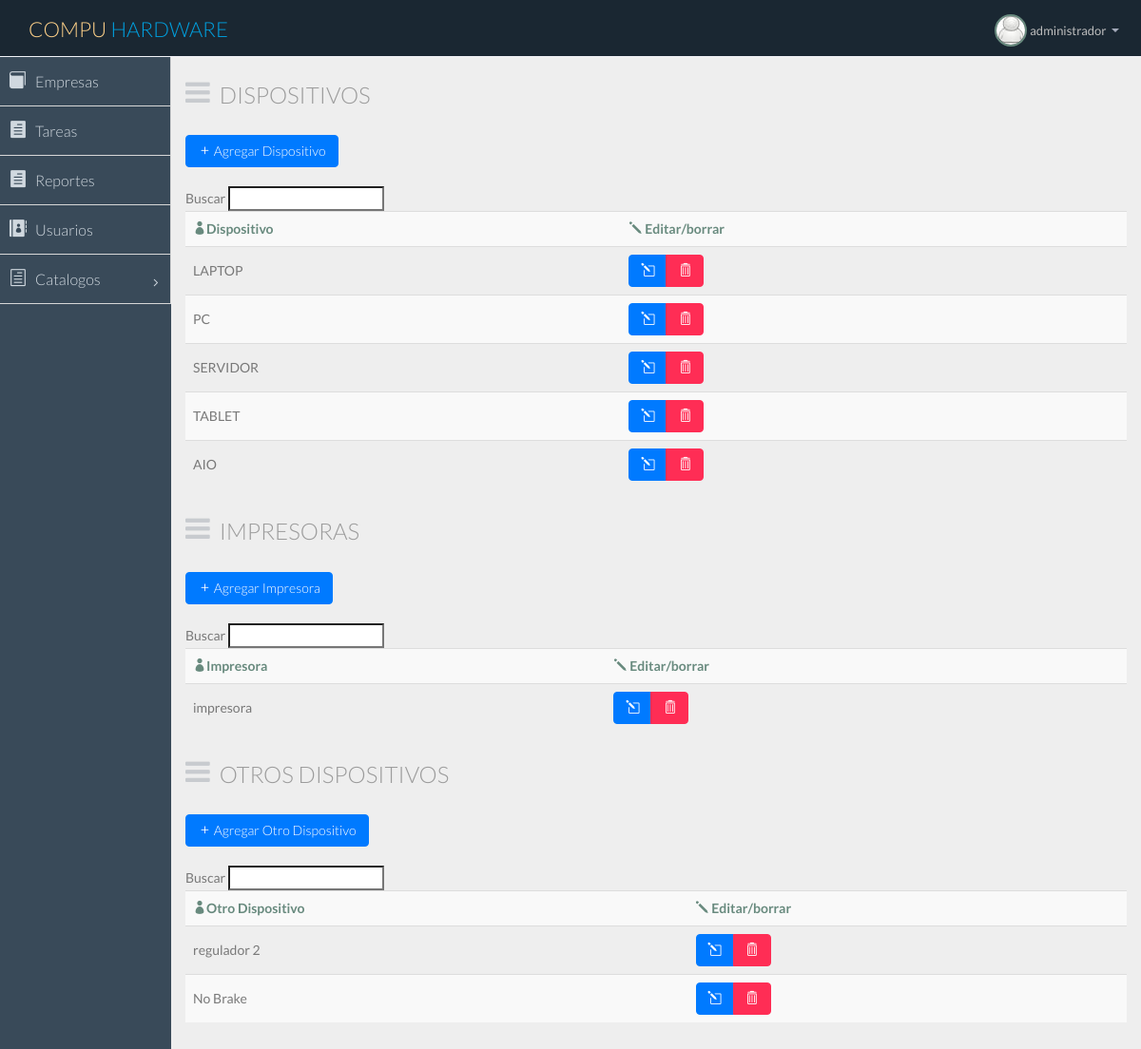
Page /view/catalogo_equipo.php (signed in) on the committed database.
### tables this page shows
CREATE TABLE IF NOT EXISTS `tipo_dispositivo` (
  `id_tipo_dispositivo` int(11) NOT NULL AUTO_INCREMENT,
  `tipo` varchar(100) NOT NULL,
  `persona_creacion` int(11) DEFAULT NULL,
  `fecha_creacion` datetime DEFAULT NULL,
  `persona_modificacion` int(11) DEFAULT NULL,
  `fecha_modificacion` datetime DEFAULT NULL,
  `activo` tinyint(1) DEFAULT NULL,
  PRIMARY KEY (`id_tipo_dispositivo`)
);

CREATE TABLE IF NOT EXISTS `tipo_impresora` (
  `id_tipo_impresora` int(11) NOT NULL AUTO_INCREMENT,
  `tipo` varchar(100) NOT NULL,
  `persona_creacion` int(11) DEFAULT NULL,
  `fecha_creacion` datetime DEFAULT NULL,
  `persona_modificacion` int(11) DEFAULT NULL,
  `fecha_modificacion` datetime DEFAULT NULL,
  `activo` tinyint(1) DEFAULT NULL,
  PRIMARY KEY (`id_tipo_impresora`)
);

CREATE TABLE IF NOT EXISTS `tipo_otro_dispositivo` (
  `id_tipo_otro_dispositivo` int(11) NOT NULL AUTO_INCREMENT,
  `tipo` varchar(100) NOT NULL,
  `persona_creacion` int(11) DEFAULT NULL,
  `fecha_creacion` datetime DEFAULT NULL,
  `persona_modificacion` int(11) DEFAULT NULL,
  `fecha_modificacion` datetime DEFAULT NULL,
  `activo` tinyint(1) DEFAULT NULL,
  PRIMARY KEY (`id_tipo_otro_dispositivo`)
);

### view/catalogo_equipo.php (the view, shortened to what this page needs)
<?php
if (isset($_SESSION['nombre'])) {
?>
<!DOCTYPE html>
<html lang="en">
<html lang="es">
<?php
include 'header.php';
?>
<body>
<section id="container" class="">
<?php
include 'menu.php';
?>
<section id="main-content">
<section class="wrapper">
<div class="row">
    <div class="col-lg-10">
        <h3 class="page-header"><i class="fa fa fa-bars"></i> Dispositivos</h3>
        <?php
        if ($_SESSION['tipo_usuario'] == 1) {
            ?>
            <td><a class="btn btn-primary" href="../forms/formTipoDispositivo.php"> <span
                        class="icon_plus"></span> Agregar Dispositivo</a></td>
        <?php
        }
        ?>
    </div>
</div>
<br>
<?php include '../libs/conexion.php';
$tablaDeMysql = "tipo_dispositivo";
$consulta = "SELECT * FROM " . $tablaDeMysql . " WHERE activo LIKE 1";
$resultado = $mysqli->query($consulta);
?>
<form>
    Buscar <input id="searchTerm" type="text" onkeyup="doSearch()"/>
</form>
<table id="datos" class="table table-striped table-advance table-hover">
    <tbody>
    <tr>
        <th><i class="icon_profile"></i>Dispositivo</th>
        <?php
        if ($_SESSION['tipo_usuario'] == 1) {
            ?>
            <th><i class="icon_pencil"></i> Editar/borrar</th>
        <?php
        }
        ?>
    </tr>
    <?php
    while ($row = mysqli_fetch_row($resultado)) {
        ?>
        <tr>
            <td><?php echo $row[1]; ?></td>
            <?php
            if ($_SESSION['tipo_usuario'] == 1) {
                ?>
                <td>
                    <div class="btn-group">
                        <a class="btn btn-primary"
                           onclick="location='../forms/formTipoDispositivoU.php?id=<?php echo $row[0] ?>'"><i
                                class="icon_pencil-edit"></i></a>
                        <a class="btn btn-danger"
                           onclick="location='../controllers/updateTipoDispositivo.php?a=delete&id=<?php echo $row[0] ?>'"><i
                                class="icon_trash_alt"></i></a>
                    </div>
                </td>
            <?php
            }
            ?>
        </tr>
    <?php
    }
    ?>
    </tbody>
</table>
<div class="row">
    <div class="col-lg-10">
        <h3 class="page-header"><i class="fa fa fa-bars"></i>Impresoras</h3>
        <?php
        if ($_SESSION['tipo_usuario'] == 1) {
            ?>
            <td><a class="btn btn-primary" href="../forms/formTipoImpresora.php"> <span
                        class="icon_plus"></span> Agregar Impresora</a></td>
        <?php
        }
        ?>
    </div>
</div>
<br>
<?php include '../libs/conexion.php';
$tablaDeMysql = "tipo_impresora";
$consulta = "SELECT * FROM " . $tablaDeMysql . " WHERE activo LIKE 1";
$resultado = $mysqli->query($consulta);
?>
<form>
    Buscar <input id="searchTerm" type="text" onkeyup="doSearch1()"/>
</form>
<table id="datos1" class="table table-striped table-advance table-hover">
    <tbody>
    <tr>
        <th><i class="icon_profile"></i>Impresora</th>
        <?php
        if ($_SESSION['tipo_usuario'] == 1) {
            ?>
            <th><i class="icon_pencil"></i> Editar/borrar</th>
        <?php
        }
        ?>
    </tr>
    <?php
    while ($row = mysqli_fetch_row($resultado)) {
        ?>
        <tr>
            <td><?php echo $row[1]; ?></td>
            <?php
            if ($_SESSION['tipo_usuario'] == 1) {
                ?>
                <td>
                    <div class="btn-group">
                        <a class="btn btn-primary"
                           onclick="location='../forms/formTipoImpresoraU.php?id=<?php echo $row[0] ?>'"><i
                                class="icon_pencil-edit"></i></a>
                        <a class="btn btn-danger"
                           onclick="location='../controllers/updateTipoImpresora.php?a=delete&id=<?php echo $row[0] ?>'"><i
                                class="icon_trash_alt"></i></a>
                    </div>
                </td>
            <?php
            }
            ?>
        </tr>
    <?php
    }
    ?>
    </tbody>
</table>
<div class="row">
    <div class="col-lg-10">
        <h3 class="page-header"><i class="fa fa fa-bars"></i> Otros Dispositivos</h3>
        <?php
        if ($_SESSION['tipo_usuario'] == 1) {
            ?>
            <td><a class="btn btn-primary" href="../forms/formTipoOtroDispositivo.php"> <span
                        class="icon_plus"></span> Agregar Otro Dispositivo</a></td>
        <?php
        }
        ?>
    </div>
</div>
<br>
<?php include '../libs/conexion.php';
$tablaDeMysql = "tipo_otro_dispositivo";
$consulta = "SELECT * FROM " . $tablaDeMysql . " WHERE activo LIKE 1";
$resultado = $mysqli->query($consulta);
?>
<form>
    Buscar <input id="searchTerm" type="text" onkeyup="doSearch2()"/>
</form>
<table id="datos2" class="table table-striped table-advance table-hover">
    <tbody>
    <tr>
        <th><i class="icon_profile"></i>Otro Dispositivo</th>
        <?php
        if ($_SESSION['tipo_usuario'] == 1) {
            ?>
            <th><i class="icon_pencil"></i> Editar/borrar</th>
        <?php
        }
        ?>
    </tr>
    <?php
    while ($row = mysqli_fetch_row($resultado)) {
        ?>
        <tr>
            <td><?php echo $row[1]; ?></td>
            <?php
            if ($_SESSION['tipo_usuario'] == 1) {
                ?>
                <td>
                    <div class="btn-group">
                        <a class="btn btn-primary"
                           onclick="location='../forms/formTipoOtroDispositivoU.php?id=<?php echo $row[0] ?>'"><i
                                class="icon_pencil-edit"></i></a>
                        <a class="btn btn-danger"
                           onclick="location='../controllers/updateOtroTipoDispositivo.php?a=delete&id=<?php echo $row[0] ?>'"><i
                                class="icon_trash_alt"></i></a>
                    </div>
                </td>
            <?php
            }
            ?>
        </tr>
    <?php
    }
    ?>
    </tbody>
</table>
</section>
</section>
</section>
</body>
</html>
<?php
} else {
    header('Location: ../index.php?e=error');
    echo 'El usuario no es correcto';
}
?>

### view/header.php (shortened to what this page needs)
<head>
    <link href="../css/bootstrap.min.css" rel="stylesheet">
    <link href="../css/bootstrap-theme.css" rel="stylesheet">
    <link href="../css/elegant-icons-style.css" rel="stylesheet" />
    <link href="../css/font-awesome.min.css" rel="stylesheet" />
    <link href="../css/style.css" rel="stylesheet">
    <link href="../css/style-responsive.css" rel="stylesheet" />
    <link type="text/css" href="../css/demo_table.css" rel="stylesheet" />
</head>

### view/menu.php (shortened to what this page needs)
<header class="header dark-bg">
    <div class="toggle-nav">
    </div>
    <a href="../inicio.php" class="logo">Compu <span class="lite">Hardware</span></a>
    <div class="top-nav notification-row">
        <ul class="nav pull-right top-menu">
            <li class="dropdown">
                <a data-toggle="dropdown" class="dropdown-toggle" href="#">
                            <span class="profile-ava">
                                <img alt="" src="../img/iconosmall.jpg">
                            </span>
                    <span class="username"><?php echo $_SESSION['nombre'] ?></span>
                    <b class="caret"></b>
                </a>
            </li>
        </ul>
    </div>
</header>
<aside>
    <div id="sidebar"  class="nav-collapse ">
        <ul class="sidebar-menu">
            <li class="">
                <a class="" href="../view/empresas.php">
                    <i class="icon_book"></i>
                    <span>Empresas</span>
                </a>
            </li>
            <li class="">
                <a class="" href="../view/tarea.php">
                    <i class="icon_document"></i>
                    <span>Tareas</span>
                </a>
            </li>
            <li class="">
                <a class="" href="../view/reportes.php">
                    <i class="icon_document"></i>
                    <span>Reportes</span>
                </a>
            </li>
            <?php
            if($_SESSION['tipo_usuario'] == 1){
            ?>
            <li class="">
                <a class="" href="../view/usuarios.php">
                    <i class="icon_contacts"></i>
                    <span>Usuarios</span>
                </a>
            </li>
            <?php
            }
                ?>
            <li class="sub-menu">
                <a href="javascript:;" class="">
                    <i class="icon_document_alt"></i>
                    <span>Catalogos</span>
                    <span class="menu-arrow arrow_carrot-right"></span>
                </a>
            </li>
        </ul>
    </div>
</aside>

### rows in the picture
tipo_dispositivo: tipo "LAPTOP"
tipo_dispositivo: tipo "PC"
tipo_dispositivo: tipo "SERVIDOR"
tipo_dispositivo: tipo "TABLET"
tipo_dispositivo: tipo "AIO"
tipo_impresora: tipo "impresora"
tipo_otro_dispositivo: tipo "regulador 2"
tipo_otro_dispositivo: tipo "No Brake"

### other values in the picture
$_SESSION['nombre'] "administrador"
